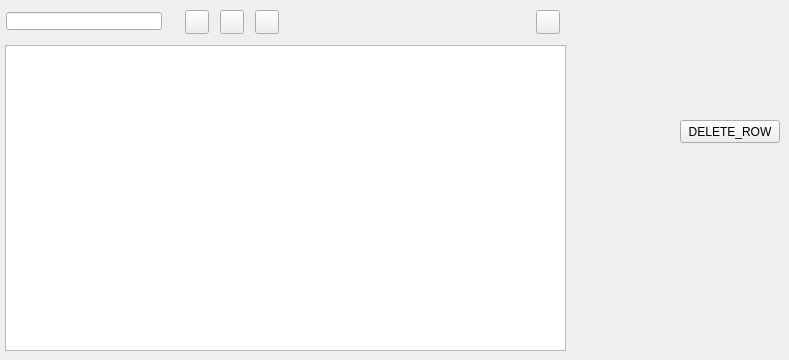
    <widget class="QWidget" name="page_analysis">
     <attribute name="title">
      <string>Element</string>
     </attribute>
     <widget class="QPushButton" name="delete_row_info">
      <property name="geometry">
       <rect>
        <x>680</x>
        <y>120</y>
        <width>100</width>
        <height>23</height>
       </rect>
      </property>
      <property name="text">
       <string>DELETE_ROW</string>
      </property>
     </widget>
     <widget class="QTableView" name="tbl_element">
      <property name="geometry">
       <rect>
        <x>5</x>
        <y>45</y>
        <width>561</width>
        <height>306</height>
       </rect>
      </property>
      <property name="sortingEnabled">
       <bool>true</bool>
      </property>
     </widget>
     <widget class="QPushButton" name="open_element">
      <property name="geometry">
       <rect>
        <x>536</x>
        <y>10</y>
        <width>24</width>
        <height>24</height>
       </rect>
      </property>
      <property name="text">
       <string/>
      </property>
      <property name="icon">
       <iconset>
        <normaloff>../icons/134b.png</normaloff>../icons/134b.png</iconset>
      </property>
      <property name="iconSize">
       <size>
        <width>22</width>
        <height>22</height>
       </size>
      </property>
     </widget>
     <widget class="QPushButton" name="btn_delete">
      <property name="geometry">
       <rect>
        <x>220</x>
        <y>10</y>
        <width>24</width>
        <height>24</height>
       </rect>
      </property>
      <property name="text">
       <string/>
      </property>
      <property name="icon">
       <iconset>
        <normaloff>../icons/112b.png</normaloff>../icons/112b.png</iconset>
      </property>
      <property name="iconSize">
       <size>
        <width>22</width>
        <height>22</height>
       </size>
      </property>
     </widget>
     <widget class="QPushButton" name="new_element">
      <property name="geometry">
       <rect>
        <x>255</x>
        <y>10</y>
        <width>24</width>
        <height>24</height>
       </rect>
      </property>
      <property name="text">
       <string/>
      </property>
      <property name="icon">
       <iconset>
        <normaloff>../icons/131b.png</normaloff>../icons/131b.png</iconset>
      </property>
      <property name="iconSize">
       <size>
        <width>22</width>
        <height>22</height>
       </size>
      </property>
     </widget>
     <widget class="QPushButton" name="btn_insert">
      <property name="geometry">
       <rect>
        <x>185</x>
        <y>10</y>
        <width>24</width>
        <height>24</height>
       </rect>
      </property>
      <property name="text">
       <string/>
      </property>
      <property name="icon">
       <iconset>
        <normaloff>../icons/111b.png</normaloff>../icons/111b.png</iconset>
      </property>
      <property name="iconSize">
       <size>
        <width>22</width>
        <height>22</height>
       </size>
      </property>
     </widget>
     <widget class="QLineEdit" name="element_id">
      <property name="geometry">
       <rect>
        <x>6</x>
        <y>12</y>
        <width>156</width>
        <height>18</height>
       </rect>
      </property>
     </widget>
    </widget>
